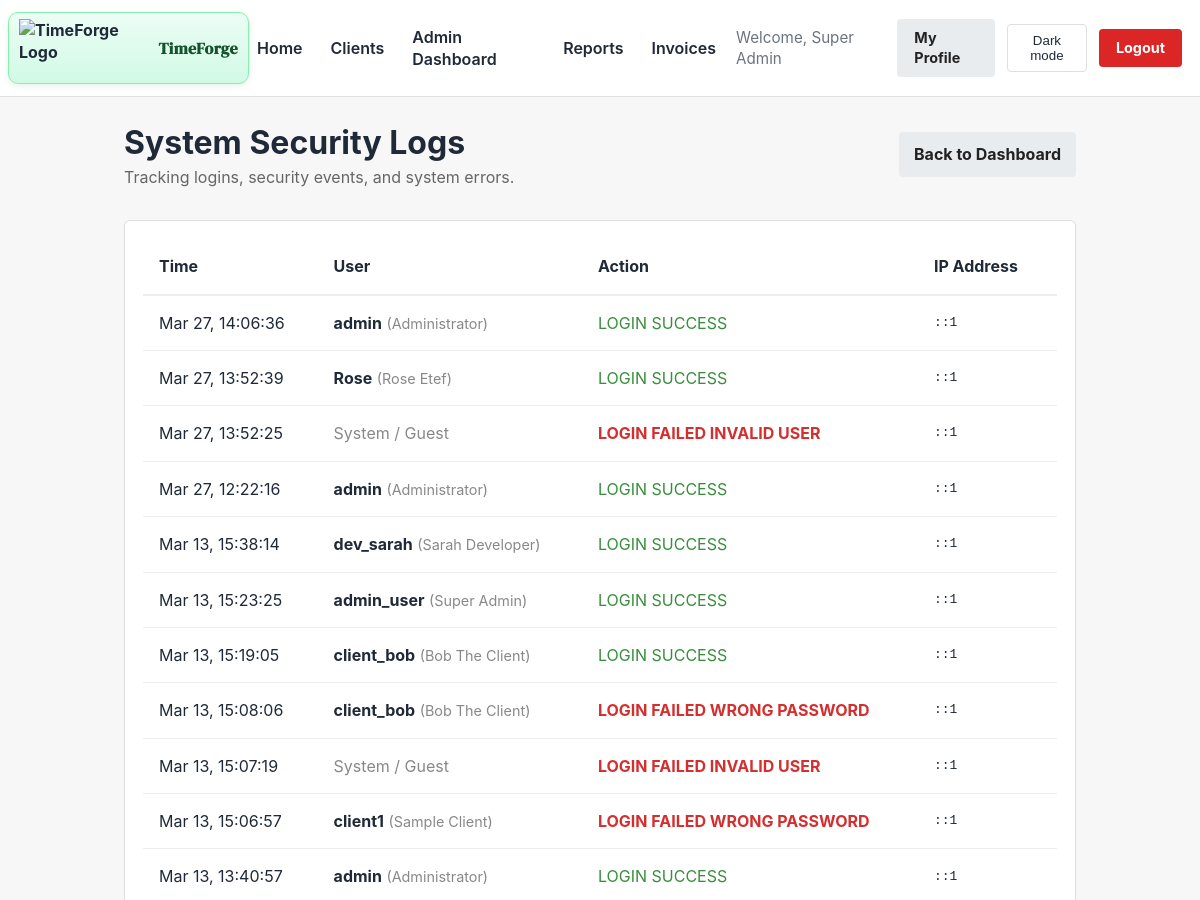
Page /admin/audit_logs.php (signed in, upper part) on the earlier database version.
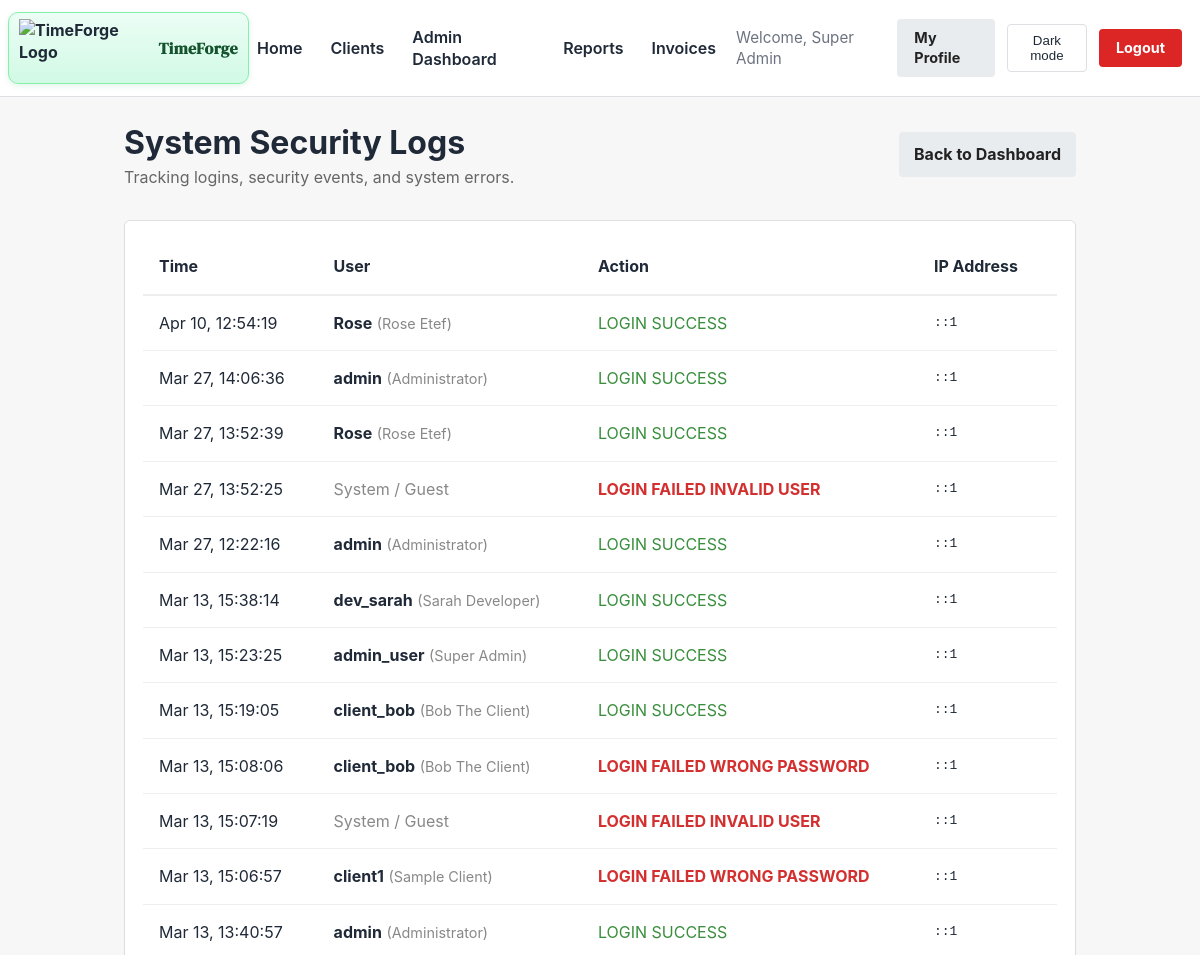
Same page on the later database version.
### tables this page shows
CREATE TABLE `audit_logs` (
  `id` int(11) NOT NULL AUTO_INCREMENT,
  `user_id` int(11) NOT NULL,
  `action` varchar(100) NOT NULL,
  `ip_address` varchar(45) DEFAULT NULL,
  `user_agent` text DEFAULT NULL,
  `created_at` timestamp NOT NULL DEFAULT current_timestamp(),
  PRIMARY KEY (`id`),
  KEY `user_id` (`user_id`)
);

CREATE TABLE `users` (
  `id` int(11) NOT NULL AUTO_INCREMENT,
  `username` varchar(50) NOT NULL,
  `email` varchar(100) NOT NULL,
  `password` varchar(255) NOT NULL,
  `role` enum('admin','freelancer','client') NOT NULL DEFAULT 'freelancer',
  `full_name` varchar(100) NOT NULL,
  `company_name` varchar(150) DEFAULT NULL,
  `business_tagline` varchar(200) DEFAULT NULL,
  `is_active` tinyint(1) DEFAULT 1,
  `last_login` datetime DEFAULT NULL,
  `last_active_at` datetime DEFAULT NULL,
  `current_project_id` int(11) DEFAULT NULL,
  `password_reset_token` varchar(255) DEFAULT NULL,
  `password_reset_expires` datetime DEFAULT NULL,
  `created_at` timestamp NOT NULL DEFAULT current_timestamp(),
  `updated_at` timestamp NOT NULL DEFAULT current_timestamp() ON UPDATE current_timestamp(),
  PRIMARY KEY (`id`),
  UNIQUE KEY `username` (`username`),
  UNIQUE KEY `email` (`email`),
  KEY `users_fk_current_project` (`current_project_id`),
  CONSTRAINT `users_fk_current_project` FOREIGN KEY (`current_project_id`) REFERENCES `projects` (`id`) ON DELETE SET NULL
);

### admin/audit_logs.php (the view, shortened to what this page needs)
<?php
require_once __DIR__ . '/../includes/auth.php';
try {
    $sql = "
        SELECT al.*, u.username, u.full_name
        FROM audit_logs al
        LEFT JOIN users u ON al.user_id = u.id
        ORDER BY al.created_at DESC
        LIMIT 100
    ";
    $stmt = $pdo->query($sql);
    $logs = $stmt->fetchAll(PDO::FETCH_ASSOC);
} catch (PDOException $e) {
    die("Error fetching logs: " . $e->getMessage());
}
?>
<!DOCTYPE html>
<html lang="en">
<head>
    <link rel="stylesheet" href="/TimeForge_Capstone/css/style.css">
</head>
<body>
    <?php include_once __DIR__ . '/../includes/header_partial.php'; ?>
    <div class="container">
        <div style="display: flex; justify-content: space-between; align-items: center; margin-bottom: 2rem;">
            <div>
                <h1>System Security Logs</h1>
                <p style="color: #666;">Tracking logins, security events, and system errors.</p>
            </div>
            <a href="/TimeForge_Capstone/admin/dashboard.php" class="btn btn-secondary">Back to Dashboard</a>
        </div>
        <div class="card">
            <div style="overflow-x: auto;">
                <table style="width: 100%; border-collapse: collapse;">
                    <thead>
                        <tr style="border-bottom: 2px solid #eee; text-align: left;">
                            <th style="padding: 1rem;">Time</th>
                            <th style="padding: 1rem;">User</th>
                            <th style="padding: 1rem;">Action</th>
                            <th style="padding: 1rem;">IP Address</th>
                        </tr>
                    </thead>
                    <tbody>
                        <?php foreach ($logs as $log):
                            $actionClass = '';
                            if (strpos($log['action'], 'failed') !== false) $actionClass = 'color: #d32f2f; font-weight: bold;';
                            elseif (strpos($log['action'], 'success') !== false) $actionClass = 'color: #388e3c;';
                        ?>
                        <tr style="border-bottom: 1px solid #eee;">
                            <td style="padding: 1rem; white-space: nowrap;">
                                <?= date('M j, H:i:s', strtotime($log['created_at'])) ?>
                            </td>
                            <td style="padding: 1rem;">
                                <?php if ($log['user_id'] && $log['username']): ?>
                                    <strong><?= htmlspecialchars($log['username']) ?></strong>
                                    <span style="color: #888; font-size: 0.9em;">(<?= htmlspecialchars($log['full_name']) ?>)</span>
                                <?php else: ?>
                                    <span style="color: #888;">System / Guest</span>
                                <?php endif; ?>
                            </td>
                            <td style="padding: 1rem; <?= $actionClass ?>">
                                <?= htmlspecialchars(str_replace('_', ' ', strtoupper($log['action']))) ?>
                            </td>
                            <td style="padding: 1rem; font-family: monospace;">
                                <?= htmlspecialchars($log['ip_address']) ?>
                            </td>
                        </tr>
                        <?php endforeach; ?>
                    </tbody>
                </table>
            </div>
        </div>
    </div>
</body>
</html>

Differences in the rows shown:
added audit_logs: created_at "Apr 10, 12:54:19", user.username "Rose", user.full_name "Rose Etef", action "LOGIN SUCCESS", ip_address "::1"
